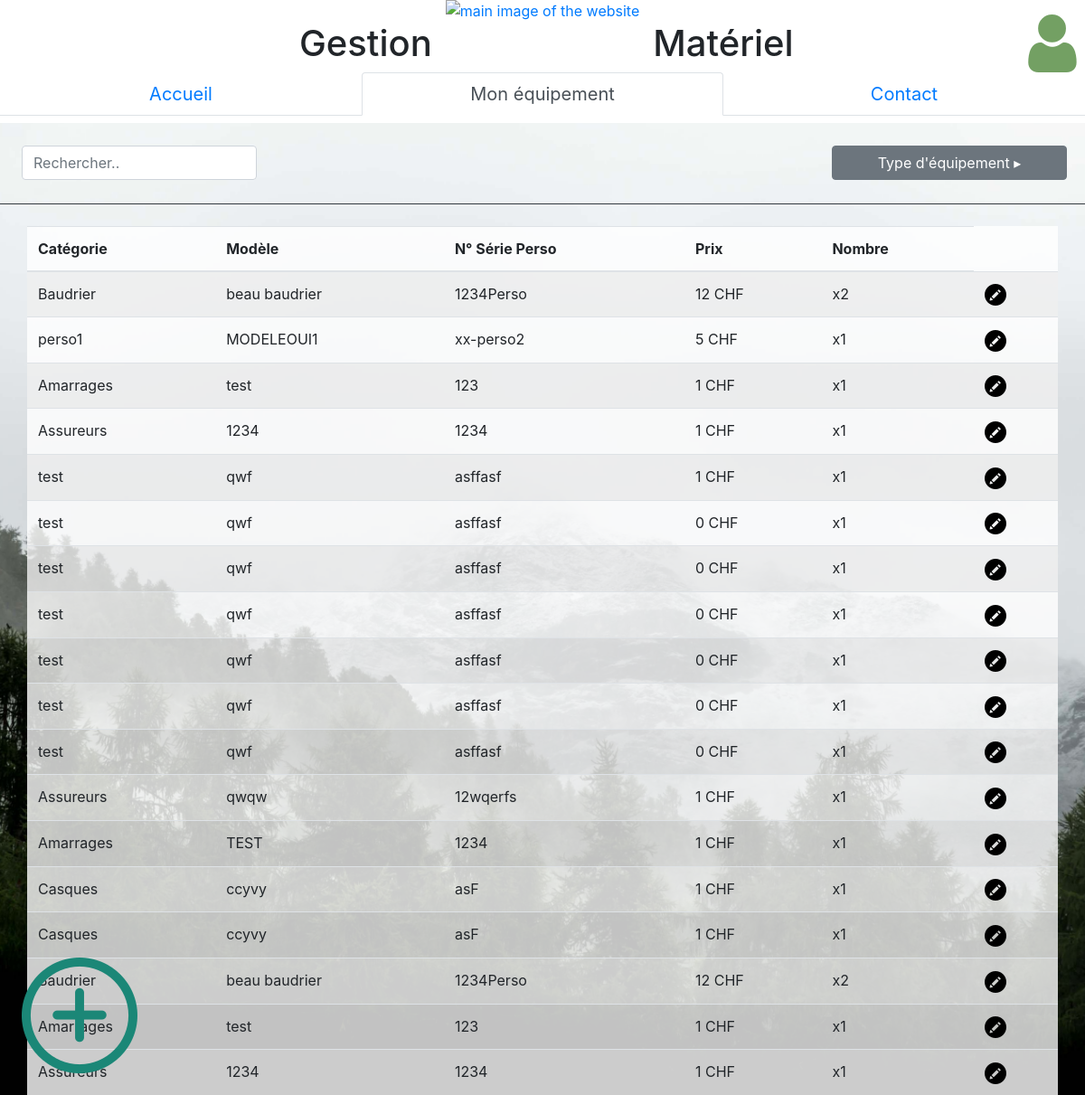
The app's page /src/php/controllers/mainController.php?view=Equipement (signed in) with its own data.
### tables this page shows
CREATE TABLE `t_matos` (
  `idMatos` int(11) NOT NULL,
  `matModal` varchar(50) DEFAULT NULL,
  `matPrice` int(11) NOT NULL,
  `matSerialNumber` varchar(50) NOT NULL,
  `matSerialPerso` varchar(50) NOT NULL,
  `matFabricationDate` date NOT NULL,
  `matBoughtDate` date DEFAULT NULL,
  `matUseDate` date NOT NULL,
  `matEndLifeDate` date NOT NULL,
  `matRebus` tinyint(1) NOT NULL,
  `matEPI` tinyint(1) NOT NULL,
  `matLost` tinyint(1) NOT NULL,
  `matMore` varchar(500) NOT NULL,
  `matNumber` int(11) NOT NULL,
  `idUser` int(11) NOT NULL,
  `idCategory` int(11) NOT NULL,
  `matCatName` varchar(50) NOT NULL
);

### src/php/models/mainModel.php (called while the page is built, shortened)
<?php
class mainModel
{
    private $connector;
    private function dbConnect()
    {
        $this->connector = new PDO('mysql:host=localhost:8889;dbname=p_matos','root','root');
    }
    private function executeGetRequestSQL($query)
    {
        $req = $this->connector->query($query)->fetchAll(PDO::FETCH_ASSOC);
        return $req;
    }
    public function getBasicInfos($idUser)
    {
        $query = 'SELECT * FROM `t_matos` WHERE `idUser` = "'.$idUser.'"';
        $result = $this->executeGetRequestSQL($query);
        return $result;
    }
}

### src/php/views/equipement.php (the view, shortened to what this page needs)
<!DOCTYPE html>
<html lang="fr">
<head>
    <link href="../../../ressources/css/style.css" rel="stylesheet" type="text/css"/>
    <link rel="stylesheet" href="https://stackpath.bootstrapcdn.com/bootstrap/4.4.1/css/bootstrap.min.css">
</head>
<body>
    <header class="container mw-100 lighten-5">
        <?php
        include ('includes/header.inc.php');
        ?>
    </header>
    <nav class="sticky-top">
        <ul class="nav nav-tabs nav-justified sticky-top">
            <li class="nav-item">
            <a class="nav-link" href="../controllers/mainController.php?view=Accueil">Accueil</a>
            </li>
            <li class="nav-item">
            <a class="nav-link active" href="../controllers/mainController.php?view=Equipement">Mon équipement</a>
            </li>
            <li class="nav-item">
            <a class="nav-link" href="../controllers/mainController.php?view=Contact">Contact</a>
            </li>
        </ul>
        <div id="underNav" class="container col-12 pt-2">
    </nav>
    <section>
        <?php
        if(isset($_SESSION['connected']))
        {
            include '../models/mainModel.php';
            $MainModel = new mainModel();
            ?>
            <div style="height:90px; top:55px;" id="searchOptions" class="col-12 container px-0 border-bottom border-dark position-sticky">
                <div style="height:25px" class="col-12"></div>
                <div class="rounded bg-light p-0 float-left ml-4 position-sticky" style="width:260px; top:80px; left:20px;">
                    <input class="form-control" id="myInput" type="text" placeholder="Rechercher..">
                </div>
                <div class="rounded bg-light p-0 float-right ml-4 position-sticky" style="width:260px; top:80px; right:20px;">
                    <a href="#demo" class="btn btn-secondary" data-toggle="collapse" id="typeTitle" style="width:100%;">Type d'équipement ▸</a>
                </div>
            </div>
            <div class="container px-0 mt-4 opacityGrid">
                <table id="tableMain" class="mb-0 table table-striped">
                    <thead>
                    <tr>
                        <th>Catégorie</th>
                        <th>Modèle</th>
                        <th>N° Série Perso</th>
                        <th>Prix</th>
                        <th>Nombre</th>
                    </tr>
                    </thead>
                    <tbody>
                        <?php
                            $infos= $MainModel->getbasicInfos($_SESSION["idUser"][0]["idUser"]);
                            foreach ($infos as $element)
                            {
                                ?>
                                <tr>
                                    <td><?php echo $element["matCatName"]?></td>
                                    <td><?php echo $element["matModal"]?></td>
                                    <td><?php echo $element["matSerialPerso"]?></td>
                                    <td><?php echo $element["matPrice"] . " CHF" ?></td>
                                    <td><?php echo  "x" . $element["matNumber"]?></td>
                                    <td><img class="" id = <?php echo $element["idMatos"]?> onclick="fillModal(this.id)" src="../../../ressources/images/edit.png">
                                </tr>
                                <?php
                            }
                        ?>
                    </tbody>
                </table>
                </div>
            <img class="fixed-bottom m-4" id ="add" data-toggle="modal" data-target="#myModal" src="../../../ressources/images/add.png">
            <?php
        }
        ?>
    </section>
</body>
</html>

### src/php/controllers/mainController.php (shortened to what this page needs)
<?php
$view =$_GET['view'];
switch ($view)
{
    case "Equipement":
        include '../views/equipement.php';
        break;
}

### src/php/views/includes/header.inc.php (shortened to what this page needs)
<div class="row">
    <div class="col-1"></div>
    <div class="container col">
        <h1 class="text-right pt-4 headertext">Gestion</h1>
    </div>
    <div class="container-">
        <a href="../../php/controllers/mainController.php?view=Accueil"><img src="../../../ressources/images/logo.png" class="img-md mx-auto d-block" alt="main image of the website"></a>
    </div>
    <div class="container-fluid col">
        <h1 class="text-left pt-4 headertext">Matériel</h1>
    </div>
    <div class="container col-1 p-0">
    <?php if($_SESSION["connected"] != true){?>
        <a href="../../php/controllers/mainController.php?view=Inscription"><img src="../../../ressources/images/userN.png" id="connect" class="img-fluid d-block pt-3 mr-1 float-right" alt="image to connect"></a>
    <?php }else{?>
        <a href="../../php/controllers/mainController.php?view=Settings"><img src="../../../ressources/images/userY.png" id="connect" class="img-fluid d-block pt-3 mr-1 float-right" alt="image to connect"></a>
    <?php }?>
    </div>
</div>

### ressources/css/style.css (style rules this page uses)
body { background-image: url(../images/mike-dennler-T9CktnMI8TQ-unsplash.jpg); background-position: center center; background-repeat: no-repeat; background-size: cover; background-attachment: fixed; }
header { background: rgb(255, 255, 255); }
nav { background: rgb(255, 255, 255); font-size: 20px; }
.opacityGrid { background-color: rgb(255, 255, 255, 0.8) }
#add { cursor: pointer; }
#searchOptions { background-image: url(../images/mike-dennler-T9CktnMI8TQ-unsplash.jpg); background-position: center; background-repeat: no-repeat; background-size: cover; background-attachment: fixed; }

### records on screen
t_matos: matCatName "Baudrier", matModal "beau baudrier", matSerialPerso "1234Perso", matPrice "12", matNumber "2"
t_matos: matCatName "perso1", matModal "MODELEOUI1", matSerialPerso "xx-perso2", matPrice "5", matNumber "1"
t_matos: matCatName "Amarrages", matModal "test", matSerialPerso "123", matPrice "1", matNumber "1"
t_matos: matCatName "Assureurs", matModal "1234", matSerialPerso "1234", matPrice "1", matNumber "1"
t_matos: matCatName "test", matModal "qwf", matSerialPerso "asffasf", matPrice "1", matNumber "1"
t_matos: matCatName "test", matModal "qwf", matSerialPerso "asffasf", matPrice "0", matNumber "1"
t_matos: matCatName "test", matModal "qwf", matSerialPerso "asffasf", matPrice "0", matNumber "1"
t_matos: matCatName "test", matModal "qwf", matSerialPerso "asffasf", matPrice "0", matNumber "1"
t_matos: matCatName "test", matModal "qwf", matSerialPerso "asffasf", matPrice "0", matNumber "1"
t_matos: matCatName "test", matModal "qwf", matSerialPerso "asffasf", matPrice "0", matNumber "1"
t_matos: matCatName "test", matModal "qwf", matSerialPerso "asffasf", matPrice "0", matNumber "1"
t_matos: matCatName "Assureurs", matModal "qwqw", matSerialPerso "12wqerfs", matPrice "1", matNumber "1"
t_matos: matCatName "Amarrages", matModal "TEST", matSerialPerso "1234", matPrice "1", matNumber "1"
t_matos: matCatName "Casques", matModal "ccyvy", matSerialPerso "asF", matPrice "1", matNumber "1"
t_matos: matCatName "Casques", matModal "ccyvy", matSerialPerso "asF", matPrice "1", matNumber "1"
t_matos: matModal "beau baudrier", matSerialPerso "1234Perso", matPrice "12", matNumber "2"
t_matos: matModal "test", matSerialPerso "123", matPrice "1", matNumber "1"
t_matos: matModal "1234", matSerialPerso "1234", matPrice "1", matNumber "1"
